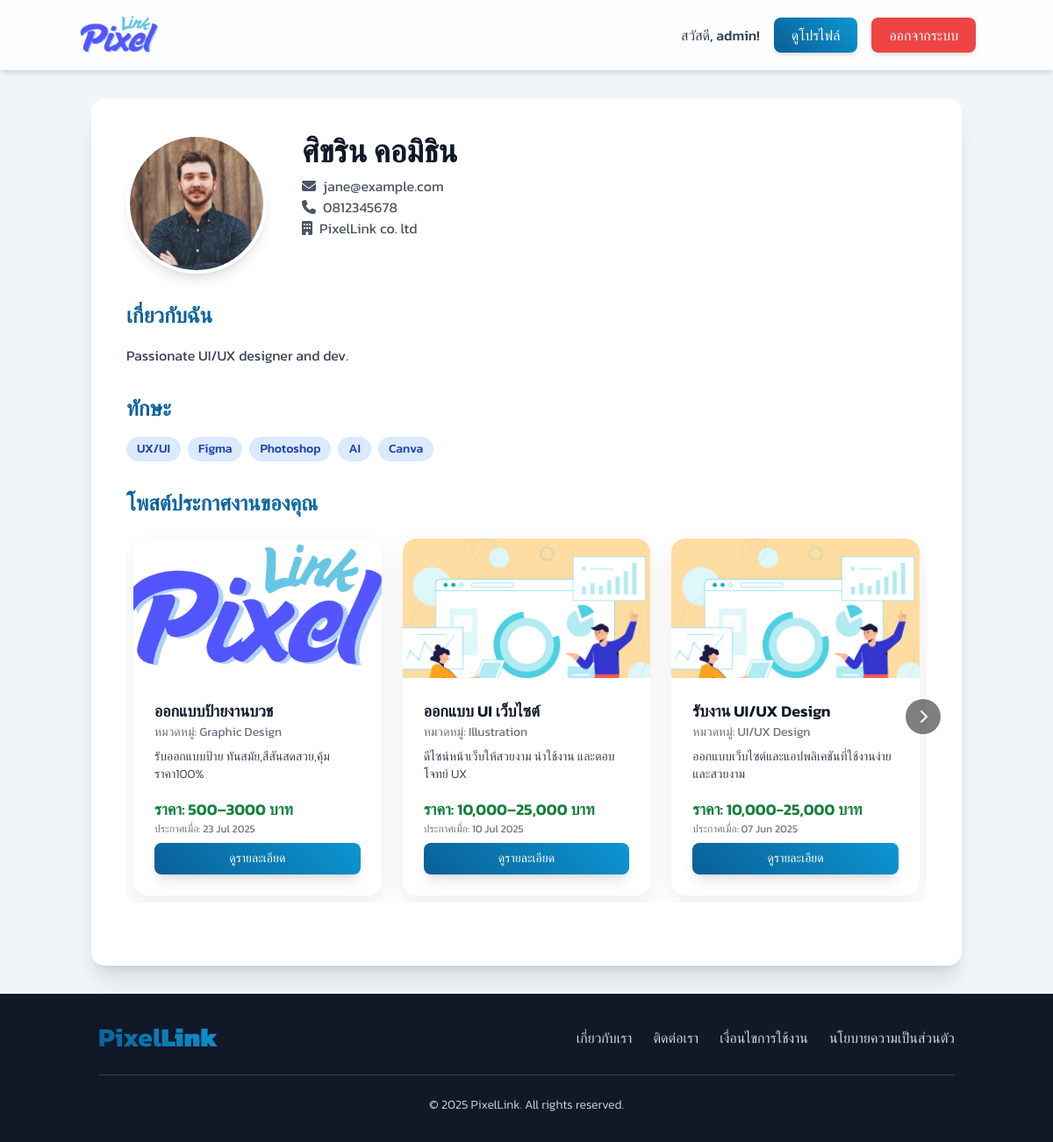
/designer/view_profile.php?user_id=2 (signed in), run on the app's committed database.
### tables this page shows
CREATE TABLE `profiles` (
  `profile_id` int(11) NOT NULL,
  `user_id` int(11) NOT NULL,
  `address` text DEFAULT NULL,
  `company_name` varchar(255) DEFAULT NULL,
  `bio` text DEFAULT NULL,
  `portfolio_url` varchar(255) DEFAULT NULL,
  `skills` text DEFAULT NULL,
  `profile_picture_url` varchar(255) DEFAULT NULL
);

CREATE TABLE `users` (
  `user_id` int(11) NOT NULL,
  `username` varchar(50) NOT NULL,
  `password` varchar(255) NOT NULL,
  `email` varchar(100) NOT NULL,
  `first_name` varchar(100) NOT NULL,
  `last_name` varchar(100) NOT NULL,
  `phone_number` varchar(20) NOT NULL,
  `user_type` enum('admin','designer','client') NOT NULL,
  `registration_date` timestamp NOT NULL DEFAULT current_timestamp(),
  `is_approved` tinyint(1) DEFAULT 0,
  `last_activity` datetime DEFAULT NULL,
  `is_active` tinyint(1) DEFAULT 1,
  `last_login` timestamp NULL DEFAULT NULL
);

CREATE TABLE `job_postings` (
  `post_id` int(11) NOT NULL,
  `designer_id` int(11) NOT NULL,
  `title` varchar(255) NOT NULL,
  `description` text DEFAULT NULL,
  `category_id` int(11) DEFAULT NULL,
  `price_range` varchar(100) DEFAULT NULL,
  `posted_date` timestamp NOT NULL DEFAULT current_timestamp(),
  `status` enum('active','inactive','completed') DEFAULT 'active',
  `client_id` int(11) NOT NULL,
  `main_image_id` int(11) DEFAULT NULL
);

CREATE TABLE `uploaded_files` (
  `file_id` int(11) NOT NULL,
  `contract_id` int(11) DEFAULT NULL,
  `job_post_id` int(11) DEFAULT NULL,
  `uploader_id` int(11) NOT NULL,
  `file_name` varchar(255) NOT NULL,
  `file_path` varchar(255) NOT NULL,
  `uploaded_at` timestamp NOT NULL DEFAULT current_timestamp(),
  `file_size` int(11) DEFAULT NULL,
  `uploaded_by_user_id` int(11) DEFAULT NULL,
  `file_type` varchar(255) DEFAULT NULL,
  `uploaded_date` datetime DEFAULT NULL
);

CREATE TABLE `job_categories` (
  `category_id` int(11) NOT NULL,
  `category_name` varchar(100) NOT NULL
);

### designer/view_profile.php (the view, shortened to what this page needs)
<?php
$home_link = '../index.php';
if (isset($_SESSION['user_type'])) {
    switch ($_SESSION['user_type']) {
        case 'admin':
            $home_link = '../admin/main.php';
            break;
    }
}
$servername = "localhost";
$username = "root";
$password = "";
$dbname = "pixellink";
$condb = new mysqli($servername, $username, $password, $dbname);
$condb->set_charset("utf8mb4");
$user_id_to_view = isset($_GET['user_id']) ? intval($_GET['user_id']) : 0;
$loggedInUserName = '';
if (isset($_SESSION['user_id'])) {
    $loggedInUserName = $_SESSION['username'] ?? $_SESSION['full_name'] ?? '';
}
$profile_data = null;
$job_postings_for_profile = [];
if ($user_id_to_view > 0) {
    $sql_profile = "SELECT p.*, u.first_name, u.last_name, u.email, u.phone_number, u.username
                    FROM profiles p
                    JOIN users u ON p.user_id = u.user_id
                    WHERE p.user_id = ?";
    $stmt_profile = $condb->prepare($sql_profile);
    if ($stmt_profile) {
        $stmt_profile->bind_param("i", $user_id_to_view);
        $stmt_profile->execute();
        $profile_data = $stmt_profile->get_result()->fetch_assoc();
    }
}
if ($user_id_to_view > 0) {
    $sql_profile = "SELECT p.*, u.first_name, u.last_name, u.email, u.phone_number, u.username
                    FROM profiles p
                    JOIN users u ON p.user_id = u.user_id
                    WHERE p.user_id = ?";
    $stmt_profile = $condb->prepare($sql_profile);
    if ($stmt_profile) {
        $stmt_profile->bind_param("i", $user_id_to_view);
        $stmt_profile->execute();
        $profile_data = $stmt_profile->get_result()->fetch_assoc();
    }
    $sql_job_postings_for_profile = "SELECT
                                        jp.post_id, jp.title, jp.description, jp.price_range, jp.posted_date,
                                        u.first_name, u.last_name, jc.category_name,
                                        uf.file_path AS job_image_path
                                    FROM job_postings AS jp
                                    JOIN users AS u ON jp.designer_id = u.user_id
                                    LEFT JOIN job_categories AS jc ON jp.category_id = jc.category_id
                                    LEFT JOIN uploaded_files AS uf ON jp.main_image_id = uf.file_id
                                    WHERE jp.designer_id = ? AND jp.status = 'active'
                                    ORDER BY jp.posted_date DESC";
    $stmt_job_postings = $condb->prepare($sql_job_postings_for_profile);
    if ($stmt_job_postings) {
        $stmt_job_postings->bind_param("i", $user_id_to_view);
        $stmt_job_postings->execute();
        $job_postings_for_profile = $stmt_job_postings->get_result()->fetch_all(MYSQLI_ASSOC);
    }
}
$display_name = trim(($profile_data['first_name'] ?? '') . ' ' . ($profile_data['last_name'] ?? '')) ?: ($profile_data['username'] ?? 'ไม่ระบุชื่อ');
$display_email = $profile_data['email'] ?? 'ไม่ระบุอีเมล';
$display_tel = $profile_data['phone_number'] ?? 'ไม่ระบุเบอร์โทรศัพท์';
$display_company_name = $profile_data['company_name'] ?? 'ไม่ระบุบริษัท';
$display_bio = $profile_data['bio'] ?? 'ยังไม่มีประวัติ';
$display_skills = !empty($profile_data['skills']) ? explode(',', $profile_data['skills']) : [];
$display_profile_pic = !empty($profile_data['profile_picture_url']) && file_exists(ltrim($profile_data['profile_picture_url'], '/')) ? $profile_data['profile_picture_url'] : '../dist/img/user8.jpg';
?>
<!DOCTYPE html>
<html lang="th">
<head>
    <script src="https://cdn.tailwindcss.com"></script>
    <link rel="stylesheet" href="https://cdnjs.cloudflare.com/ajax/libs/font-awesome/6.1.1/css/all.min.css">
</head>
<body class="bg-slate-100 min-h-screen flex flex-col">
    <nav class="bg-white/90 backdrop-blur-sm p-4 shadow-md sticky top-0 z-50">
        <div class="container mx-auto flex justify-between items-center">
            <a href="<?= htmlspecialchars($home_link) ?>"><img src="../dist/img/logo.png" alt="PixelLink Logo" class="h-12 transition-transform hover:scale-105"></a>
            <div class="space-x-4 flex items-center">
                <span class="font-medium text-slate-700">สวัสดี, <?= htmlspecialchars($loggedInUserName) ?>!</span>
                <a href="view_profile.php?user_id=<?= $_SESSION['user_id']; ?>" class="btn-primary text-white px-5 py-2 rounded-lg font-medium shadow-md">ดูโปรไฟล์</a>
                <a href="../logout.php" class="btn-danger text-white px-5 py-2 rounded-lg font-medium shadow-md">ออกจากระบบ</a>
            </div>
        </div>
    </nav>
    <main class="flex-grow container mx-auto px-4 py-8">
        <?php if (!$profile_data): ?>
            <div class="bg-red-100 text-red-700 p-4 rounded-lg text-center">ไม่พบข้อมูลโปรไฟล์</div>
        <?php else: ?>
            <div class="bg-white rounded-2xl shadow-xl p-6 md:p-10">
                <div class="flex flex-col md:flex-row items-center md:items-start gap-6 md:gap-10 mb-8">
                    <img src="<?= htmlspecialchars($display_profile_pic) ?>" alt="รูปโปรไฟล์" class="w-32 h-32 md:w-40 md:h-40 rounded-full object-cover shadow-lg border-4 border-white">
                    <div class="text-center md:text-left flex-grow">
                        <h1 class="text-3xl sm:text-4xl font-bold text-gray-900"><?= htmlspecialchars($display_name) ?></h1>
                        <p class="text-md text-gray-600 mt-2"><i class="fas fa-envelope mr-2"></i><?= htmlspecialchars($display_email) ?></p>
                        <p class="text-md text-gray-600"><i class="fas fa-phone mr-2"></i><?= htmlspecialchars($display_tel) ?></p>
                        <p class="text-md text-gray-600"><i class="fas fa-building mr-2"></i><?= htmlspecialchars($display_company_name) ?></p>
                    </div>
                </div>
                <div class="mb-8">
                    <h2 class="text-2xl font-semibold text-gradient mb-4">เกี่ยวกับฉัน</h2>
                    <p class="text-gray-700 leading-relaxed"><?= nl2br(htmlspecialchars($display_bio)) ?></p>
                </div>
                <?php if (!empty($display_skills)): ?>
                    <div class="mb-8">
                        <h2 class="text-2xl font-semibold text-gradient mb-4">ทักษะ</h2>
                        <div class="flex flex-wrap gap-2">
                            <?php foreach ($display_skills as $skill): ?>
                                <span class="bg-blue-100 text-blue-800 text-sm font-medium px-3 py-1 rounded-full"><?= htmlspecialchars(trim($skill)) ?></span>
                            <?php endforeach; ?>
                        </div>
                    </div>
                <?php endif; ?>
                <div class="mb-8">
                    <h2 class="text-2xl font-semibold text-gradient mb-4">โพสต์ประกาศงานของคุณ</h2>
                    <?php if (empty($job_postings_for_profile)): ?>
                        <div class="bg-blue-100 text-blue-700 px-4 py-3 rounded-lg text-center">ยังไม่มีงานที่ประกาศ</div>
                    <?php else: ?>
                        <div class="carousel-container relative">
                            <div class="carousel-content p-2" id="carouselContent">
                                <?php foreach ($job_postings_for_profile as $job): ?>
                                    <div class="card-item flex flex-col">
                                        <?php
                                        $image_source = !empty($job['job_image_path']) && file_exists(htmlspecialchars($job['job_image_path']))
                                            ? htmlspecialchars($job['job_image_path'])
                                            : '../dist/img/pdpa02.jpg';
                                        ?>
                                        <img src="<?= $image_source ?>" alt="ภาพประกอบงาน: <?= htmlspecialchars($job['title']) ?>" class="card-image">
                                        <div class="p-4 md:p-6 flex-grow flex flex-col justify-between">
                                            <div>
                                                <h3 class="text-lg font-semibold text-gray-900 line-clamp-2"><?= htmlspecialchars($job['title']) ?></h3>
                                                <p class="text-sm text-gray-500 mb-2">หมวดหมู่: <?= htmlspecialchars($job['category_name'] ?? 'ไม่ระบุ') ?></p>
                                                <p class="text-sm text-gray-700 line-clamp-3 font-light"><?= htmlspecialchars($job['description']) ?></p>
                                            </div>
                                            <div class="mt-4">
                                                <p class="text-lg font-semibold text-green-700">ราคา: <?= htmlspecialchars($job['price_range'] ?? 'สอบถาม') ?></p>
                                                <p class="text-xs text-gray-500">ประกาศเมื่อ: <?= date('d M Y', strtotime($job['posted_date'])) ?></p>
                                                <div class="mt-2 flex space-x-2">
                                                    <a href="../job_detail.php?id=<?= $job['post_id'] ?>&type=posting" class="flex-1 btn-primary text-white px-4 py-2 rounded-lg font-medium text-sm shadow-lg text-center">ดูรายละเอียด</a>
                                                </div>
                                            </div>
                                        </div>
                                    </div>
                                <?php endforeach; ?>
                            </div>
                            <button id="nextBtn" class="carousel-button right"><i class="fas fa-chevron-right"></i></button>
                        </div>
                    <?php endif; ?>
                </div>
            </div>
        <?php endif; ?>
    </main>
    <?php include '../includes/footer.php'; ?>
</body>
</html>

### designer/view_profile.php (style rules this page uses)
body { font-family: 'Kanit', sans-serif; }
.text-gradient { background: linear-gradient(45deg, #0a5f97, #0d96d2); -webkit-background-clip: text; -webkit-text-fill-color: transparent; }
.carousel-content { display: grid; grid-auto-flow: column; grid-auto-columns: calc(100% - 1rem); gap: 1.5rem; overflow-x: scroll; scroll-behavior: smooth; scrollbar-width: none; }
@media (min-width: 768px) { .carousel-content { grid-auto-columns: calc(50% - 0.75rem); } }
@media (min-width: 1024px) { .carousel-content { grid-auto-columns: calc(33.333% - 1rem); } }
.card-item { background: white; border-radius: 1rem; box-shadow: 0 10px 30px rgba(0, 0, 0, 0.08); transition: all 0.3s ease; flex-shrink: 0; display: flex; flex-direction: column; }
.card-image { width: 100%; aspect-ratio: 16/9; object-fit: cover; border-top-left-radius: 1rem; border-top-right-radius: 1rem; }
.carousel-button { background-color: rgba(0, 0, 0, 0.5); color: white; border: none; padding: 0.75rem 0.5rem; cursor: pointer; z-index: 10; border-radius: 9999px; position: absolute; top: 50%; transform: translateY(-50%); transition: all 0.3s ease; width: 2.5rem; height: 2.5rem; display: flex; justify-content: center; align-items: center; }
.carousel-button.right { right: -1rem; }
.btn-primary { background: linear-gradient(45deg, #0a5f97 0%, #0d96d2 100%); color: white; transition: all 0.3s ease; box-shadow: 0 4px 15px rgba(13, 150, 210, 0.3); }
.btn-danger { background-color: #ef4444; color: white; transition: all 0.3s ease; box-shadow: 0 4px 15px rgba(239, 68, 68, 0.3); }

### data on the page
profiles: profile_picture_url (picture), user.last_name "ศิขริน คอมิธิน", user.email "jane@example.com", user.phone_number "0812345678", company_name "PixelLink co. ltd", bio "Passionate UI/UX designer and dev.", skills "UX/UI", skills "Figma", skills "Photoshop", skills "AI", skills "Canva"
job_postings: uploaded_files.file_path (picture), title "ออกแบบป้ายงานบวช", category.category_name "Graphic Design", description "รับออกแบบป้าย ทันสมัย,สีสันสดสวย,คุ้มราคา100%", price_range "500–3000 บาท", posted_date "23 Jul 2025"
job_postings: title "ออกแบบ UI เว็บไซต์", category.category_name "Illustration", description "ดีไซน์หน้าเว็บให้สวยงาม น่าใช้งาน และตอบโจทย์ UX", price_range "10,000–25,000 บาท", posted_date "10 Jul 2025"
job_postings: title "รับงาน UI/UX Design", category.category_name "UI/UX Design", description "ออกแบบเว็บไซต์และแอปพลิเคชันที่ใช้งานง่ายและสวยงาม", price_range "10,000-25,000 บาท", posted_date "07 Jun 2025"

### other printed values
$loggedInUserName "admin"
